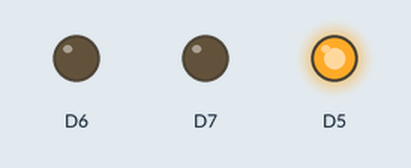
Bench run of a sketch on a simulated ESP8266 (NodeMCU). Parts: output pins drawn as LEDs (lit = HIGH).

Above: at 2.5 s.
At 5.7 s:
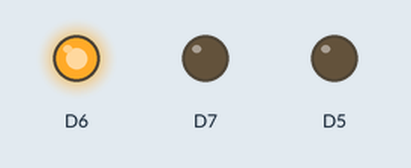
At 10.5 s:
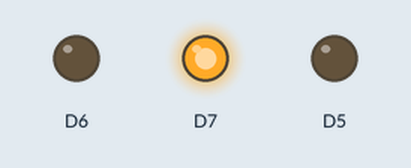
Timing chart, 0 to 18.9 s (numbered marks = the images above):
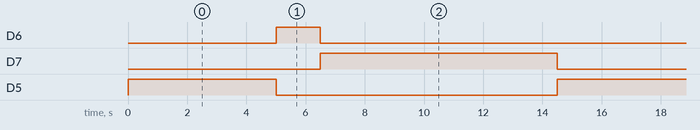

The sketch:

semaphore.ino
```cpp
void setup() {
  pinMode(D5, OUTPUT);
  pinMode(D6, OUTPUT);
  pinMode(D7, OUTPUT);

  digitalWrite(D5, LOW);
  digitalWrite(D6, LOW);
  digitalWrite(D7, LOW);
}

void loop() {
  digitalWrite(D5, HIGH);
  delay(5000);
  digitalWrite(D5, LOW);
  digitalWrite(D6, HIGH);
  delay(1500);
  digitalWrite(D6, LOW);
  digitalWrite(D7, HIGH);
  delay(8000);
  digitalWrite(D7, LOW);
}
```

Measured:
- by itself, D6: alternates HIGH for 1.5 s and LOW for 13.0 s
- by itself, D7: alternates HIGH for 8.0 s and LOW for 6.5 s
- by itself, D5: alternates HIGH for 5.0 s and LOW for 9.5 s
